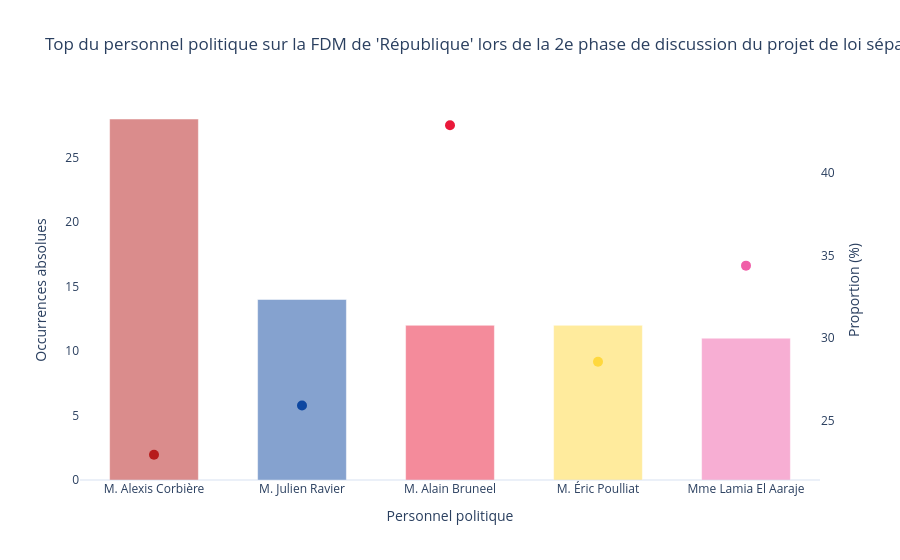

Notebook code cell kept with this figure:
### Code cell
diachronique_séquences_personnel(
    df,
    couleurs_groupes=couleurs_groupes,
    jours=["2021-06-28", "2021-06-29", "2021-06-30", "2021-07-01", "2021-01-23"], 
    periode="jours",
    seuil_min_true=10,
    top_n=5,
    titre="Top du personnel politique sur la FDM de 'République' lors de la 2e phase de discussion du projet de loi séparatisme"
)

### Figure 1 — Plotly figure (JSON) as saved in the notebook; plotly's stock layout.template omitted (floating-point values rounded to 4 significant figures)
{"data": [{"hovertemplate": "<b>nom_orateur_clean</b><br>Occurrences : %{y}<extra></extra>", "marker": {"color": "#B71C1C"}, "name": "M. Alexis Corbière (VA)", "opacity": 0.5, "showlegend": false, "type": "bar", "x": ["M. Alexis Corbière"], "y": [28], "yaxis": "y"}, {"hovertemplate": "<b>nom_orateur_clean</b><br>Proportion : %{y}<extra></extra>", "line": {"color": "#B71C1C", "width": 3}, "marker": {"size": 10, "symbol": "circle"}, "name": "M. Alexis Corbière (%)", "showlegend": false, "type": "scatter", "x": ["M. Alexis Corbière"], "y": [22.95], "yaxis": "y2"}, {"hovertemplate": "<b>nom_orateur_clean</b><br>Occurrences : %{y}<extra></extra>", "marker": {"color": "#0D47A1"}, "name": "M. Julien Ravier (VA)", "opacity": 0.5, "showlegend": false, "type": "bar", "x": ["M. Julien Ravier"], "y": [14], "yaxis": "y"}, {"hovertemplate": "<b>nom_orateur_clean</b><br>Proportion : %{y}<extra></extra>", "line": {"color": "#0D47A1", "width": 3}, "marker": {"size": 10, "symbol": "circle"}, "name": "M. Julien Ravier (%)", "showlegend": false, "type": "scatter", "x": ["M. Julien Ravier"], "y": [25.93], "yaxis": "y2"}, {"hovertemplate": "<b>nom_orateur_clean</b><br>Occurrences : %{y}<extra></extra>", "marker": {"color": "#ea193a"}, "name": "M. Alain Bruneel (VA)", "opacity": 0.5, "showlegend": false, "type": "bar", "x": ["M. Alain Bruneel"], "y": [12], "yaxis": "y"}, {"hovertemplate": "<b>nom_orateur_clean</b><br>Proportion : %{y}<extra></extra>", "line": {"color": "#ea193a", "width": 3}, "marker": {"size": 10, "symbol": "circle"}, "name": "M. Alain Bruneel (%)", "showlegend": false, "type": "scatter", "x": ["M. Alain Bruneel"], "y": [42.86], "yaxis": "y2"}, {"hovertemplate": "<b>nom_orateur_clean</b><br>Occurrences : %{y}<extra></extra>", "marker": {"color": "#FFD83E"}, "name": "M. Éric Poulliat (VA)", "opacity": 0.5, "showlegend": false, "type": "bar", "x": ["M. Éric Poulliat"], "y": [12], "yaxis": "y"}, {"hovertemplate": "<b>nom_orateur_clean</b><br>Proportion : %{y}<extra></extra>", "line": {"color": "#FFD83E", "width": 3}, "marker": {"size": 10, "symbol": "circle"}, "name": "M. Éric Poulliat (%)", "showlegend": false, "type": "scatter", "x": ["M. Éric Poulliat"], "y": [28.57], "yaxis": "y2"}, {"hovertemplate": "<b>nom_orateur_clean</b><br>Occurrences : %{y}<extra></extra>", "marker": {"color": "#F05FA8"}, "name": "Mme Lamia El Aaraje (VA)", "opacity": 0.5, "showlegend": false, "type": "bar", "x": ["Mme Lamia El Aaraje"], "y": [11], "yaxis": "y"}, {"hovertemplate": "<b>nom_orateur_clean</b><br>Proportion : %{y}<extra></extra>", "line": {"color": "#F05FA8", "width": 3}, "marker": {"size": 10, "symbol": "circle"}, "name": "Mme Lamia El Aaraje (%)", "showlegend": false, "type": "scatter", "x": ["Mme Lamia El Aaraje"], "y": [34.38], "yaxis": "y2"}], "layout": {"bargap": 0.4, "legend": {"bgcolor": "rgba(255,255,255,0.7)", "x": 0.75, "y": 1.15}, "title": {"text": "Top du personnel politique sur la FDM de 'République' lors de la 2e phase de discussion du projet de loi séparatisme"}, "xaxis": {"title": {"text": "Personnel politique"}}, "yaxis": {"showgrid": false, "title": {"text": "Occurrences absolues"}}, "yaxis2": {"overlaying": "y", "showgrid": false, "side": "right", "title": {"text": "Proportion (%)"}}}}
